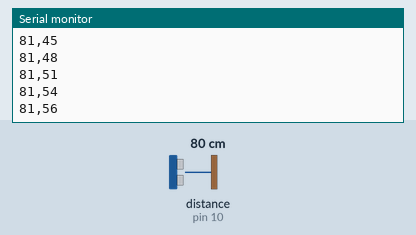
Recording of a sketch running on a simulated Arduino Uno, built with avr-gcc and run on an emulated ATmega328P. Shown: the last lines printed to the serial monitor. The test bench sets the inputs (shaded band); at power-on: distance to the obstacle (sensor on pin 10) 80 cm. The echo pulse lasts 58.3 µs per cm.

Above: at 1.2 s.
1.3 s: distance to the obstacle (sensor on pin 10) set to 2 cm
At 1.34 s:
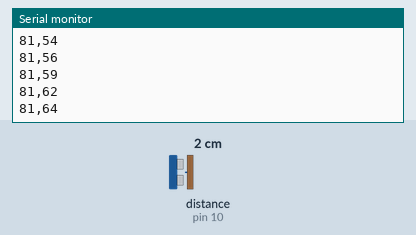
2.8 s: distance to the obstacle (sensor on pin 10) set to 4 cm
At 2.83 s:
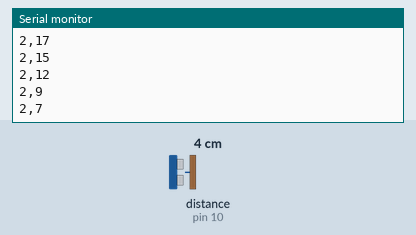
4.3 s: distance to the obstacle (sensor on pin 10) set to 250 cm
At 4.41 s:
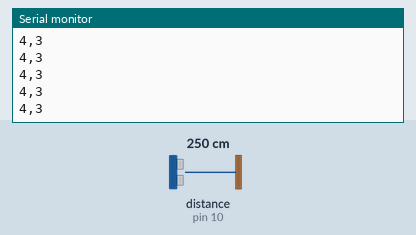
Timing chart, 0 to 7.3 s (numbered marks = the images above; inputs shaded):
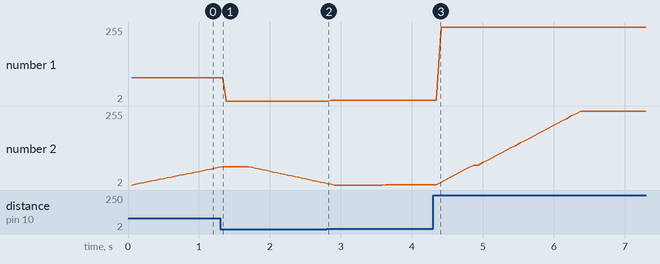

Measured:
- plotted number 1: 4 → 255 after the input at 4.3 s
- plotted number 2: 62 → 9 after the input at 1.3 s, 9 → 3 after the input at 2.8 s, 3 → 255 after the input at 4.3 s

The sketch:

smoothingAlgorithm.ino
```cpp
    #include <NewPing.h>

    #define TRIGGER_PIN  9
    #define ECHO_PIN     10
    #define MAX_DISTANCE 350
    #define SIZE 30

    NewPing sonar(TRIGGER_PIN, ECHO_PIN, MAX_DISTANCE);
    unsigned short dataSet[SIZE], dataIdx=0;
    unsigned short mean,sum,currentValue;

    void setup() {
      dataSet[SIZE] = {0};
      Serial.begin(115200);
    }

    void loop() {
      sum=0;
      if(dataIdx<SIZE){
        dataIdx++;
      }else{
        dataIdx=0;
      }
      currentValue = sonar.ping_cm();
      dataSet[dataIdx]=currentValue;

      for(int i=0;i<SIZE;i++){
        sum+=dataSet[i];
      }
      mean = sum/SIZE;
      delay(50);
      Serial.print(currentValue);
      Serial.print(",");
      Serial.println(mean);
    }
```
